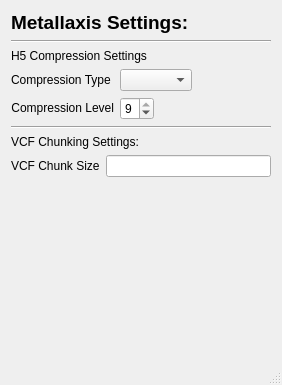
<?xml version="1.0" encoding="UTF-8"?>
<ui version="4.0">
 <class>Settings</class>
 <widget class="QDialog" name="Settings">
  <property name="geometry">
   <rect>
    <x>0</x>
    <y>0</y>
    <width>282</width>
    <height>385</height>
   </rect>
  </property>
  <property name="windowTitle">
   <string>Dialog</string>
  </property>
  <property name="sizeGripEnabled">
   <bool>true</bool>
  </property>
  <property name="modal">
   <bool>false</bool>
  </property>
  <layout class="QVBoxLayout" name="verticalLayout">
   <item>
    <widget class="QLabel" name="label_2">
     <property name="text">
      <string>&lt;html&gt;&lt;head/&gt;&lt;body&gt;&lt;p&gt;&lt;span style=&quot; font-size:14pt; font-weight:600;&quot;&gt;Metallaxis Settings:&lt;/span&gt;&lt;/p&gt;&lt;/body&gt;&lt;/html&gt;</string>
     </property>
    </widget>
   </item>
   <item>
    <widget class="Line" name="line">
     <property name="orientation">
      <enum>Qt::Horizontal</enum>
     </property>
    </widget>
   </item>
   <item>
    <widget class="QLabel" name="label">
     <property name="text">
      <string>H5 Compression Settings</string>
     </property>
    </widget>
   </item>
   <item>
    <layout class="QFormLayout" name="formLayout">
     <property name="fieldGrowthPolicy">
      <enum>QFormLayout::FieldsStayAtSizeHint</enum>
     </property>
     <item row="1" column="0">
      <widget class="QLabel" name="compression_type_label">
       <property name="text">
        <string>Compression Type</string>
       </property>
      </widget>
     </item>
     <item row="1" column="1">
      <widget class="QComboBox" name="compression_comboBox"/>
     </item>
     <item row="2" column="0">
      <widget class="QLabel" name="compression_level_label">
       <property name="text">
        <string>&lt;html&gt;&lt;head/&gt;&lt;body&gt;&lt;p align=&quot;right&quot;&gt;Compression
 Level&lt;/p&gt;&lt;/body&gt;&lt;/html&gt;</string>
       </property>
      </widget>
     </item>
     <item row="2" column="1">
      <widget class="QSpinBox" name="compression_level_spinBox">
       <property name="maximum">
        <number>9</number>
       </property>
       <property name="value">
        <number>9</number>
       </property>
      </widget>
     </item>
    </layout>
   </item>
   <item>
    <widget class="Line" name="line_2">
     <property name="orientation">
      <enum>Qt::Horizontal</enum>
     </property>
    </widget>
   </item>
   <item>
    <widget class="QLabel" name="label_3">
     <property name="text">
      <string>VCF Chunking Settings:</string>
     </property>
    </widget>
   </item>
   <item>
    <layout class="QFormLayout" name="formLayout_2">
     <property name="bottomMargin">
      <number>50</number>
     </property>
     <item row="0" column="1">
      <widget class="QLineEdit" name="vcf_chunk_size"/>
     </item>
     <item row="0" column="0">
      <widget class="QLabel" name="label_4">
       <property name="text">
        <string>VCF Chunk Size</string>
       </property>
      </widget>
     </item>
    </layout>
   </item>
   <item>
    <spacer name="verticalSpacer">
     <property name="orientation">
      <enum>Qt::Vertical</enum>
     </property>
     <property name="sizeHint" stdset="0">
      <size>
       <width>20</width>
       <height>40</height>
      </size>
     </property>
    </spacer>
   </item>
  </layout>
 </widget>
 <resources/>
 <connections/>
</ui>
